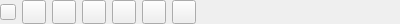
<?xml version="1.0" encoding="UTF-8"?>
<ui version="4.0">
 <class>GUI_PlaylistBottomBar</class>
 <widget class="QWidget" name="GUI_PlaylistBottomBar">
  <property name="geometry">
   <rect>
    <x>0</x>
    <y>0</y>
    <width>400</width>
    <height>24</height>
   </rect>
  </property>
  <layout class="QHBoxLayout" name="horizontalLayout">
   <property name="margin">
    <number>0</number>
   </property>
   <item>
    <widget class="MenuButton" name="btn_menu">
     <property name="minimumSize">
      <size>
       <width>16</width>
       <height>16</height>
      </size>
     </property>
     <property name="maximumSize">
      <size>
       <width>16</width>
       <height>16</height>
      </size>
     </property>
     <property name="text">
      <string/>
     </property>
    </widget>
   </item>
   <item>
    <widget class="QPushButton" name="btn_rep1">
     <property name="minimumSize">
      <size>
       <width>24</width>
       <height>24</height>
      </size>
     </property>
     <property name="maximumSize">
      <size>
       <width>24</width>
       <height>24</height>
      </size>
     </property>
     <property name="focusPolicy">
      <enum>Qt::NoFocus</enum>
     </property>
     <property name="toolTip">
      <string>Repeat 1</string>
     </property>
     <property name="text">
      <string/>
     </property>
     <property name="icon">
      <iconset resource="../../Resources/Icons.qrc">
       <normaloff>:/Icons/rep_1.svg.png</normaloff>
       <activeon>:/Icons/rep_1_active.svg.png</activeon>:/Icons/rep_1.svg.png</iconset>
     </property>
     <property name="iconSize">
      <size>
       <width>22</width>
       <height>22</height>
      </size>
     </property>
     <property name="shortcut">
      <string>Enter</string>
     </property>
     <property name="checkable">
      <bool>true</bool>
     </property>
    </widget>
   </item>
   <item>
    <widget class="QPushButton" name="btn_repAll">
     <property name="minimumSize">
      <size>
       <width>24</width>
       <height>24</height>
      </size>
     </property>
     <property name="maximumSize">
      <size>
       <width>24</width>
       <height>24</height>
      </size>
     </property>
     <property name="focusPolicy">
      <enum>Qt::NoFocus</enum>
     </property>
     <property name="toolTip">
      <string>Repeat All</string>
     </property>
     <property name="text">
      <string/>
     </property>
     <property name="icon">
      <iconset resource="../../Resources/Icons.qrc">
       <normaloff>:/Icons/rep_all.svg.png</normaloff>
       <activeon>:/Icons/rep_all_active.svg.png</activeon>:/Icons/rep_all.svg.png</iconset>
     </property>
     <property name="iconSize">
      <size>
       <width>22</width>
       <height>22</height>
      </size>
     </property>
     <property name="shortcut">
      <string>Enter</string>
     </property>
     <property name="checkable">
      <bool>true</bool>
     </property>
    </widget>
   </item>
   <item>
    <widget class="QPushButton" name="btn_shuffle">
     <property name="minimumSize">
      <size>
       <width>24</width>
       <height>24</height>
      </size>
     </property>
     <property name="maximumSize">
      <size>
       <width>24</width>
       <height>24</height>
      </size>
     </property>
     <property name="focusPolicy">
      <enum>Qt::NoFocus</enum>
     </property>
     <property name="toolTip">
      <string>Shuffle</string>
     </property>
     <property name="text">
      <string/>
     </property>
     <property name="icon">
      <iconset resource="../../Resources/Icons.qrc">
       <normaloff>:/Icons/shuffle.svg.png</normaloff>
       <activeon>:/Icons/shuffle_active.svg.png</activeon>:/Icons/shuffle.svg.png</iconset>
     </property>
     <property name="iconSize">
      <size>
       <width>22</width>
       <height>22</height>
      </size>
     </property>
     <property name="shortcut">
      <string>Enter</string>
     </property>
     <property name="checkable">
      <bool>true</bool>
     </property>
    </widget>
   </item>
   <item>
    <widget class="QPushButton" name="btn_dynamic">
     <property name="minimumSize">
      <size>
       <width>24</width>
       <height>24</height>
      </size>
     </property>
     <property name="maximumSize">
      <size>
       <width>24</width>
       <height>24</height>
      </size>
     </property>
     <property name="focusPolicy">
      <enum>Qt::NoFocus</enum>
     </property>
     <property name="toolTip">
      <string>Dynamic playing</string>
     </property>
     <property name="text">
      <string/>
     </property>
     <property name="icon">
      <iconset resource="../../Resources/Icons.qrc">
       <normaloff>:/Icons/dynamic.svg.png</normaloff>
       <activeon>:/Icons/dynamic_active.svg.png</activeon>:/Icons/dynamic.svg.png</iconset>
     </property>
     <property name="iconSize">
      <size>
       <width>22</width>
       <height>22</height>
      </size>
     </property>
     <property name="shortcut">
      <string>Enter</string>
     </property>
     <property name="checkable">
      <bool>true</bool>
     </property>
    </widget>
   </item>
   <item>
    <widget class="QPushButton" name="btn_append">
     <property name="minimumSize">
      <size>
       <width>24</width>
       <height>24</height>
      </size>
     </property>
     <property name="maximumSize">
      <size>
       <width>24</width>
       <height>24</height>
      </size>
     </property>
     <property name="focusPolicy">
      <enum>Qt::NoFocus</enum>
     </property>
     <property name="toolTip">
      <string>Append when adding new tracks</string>
     </property>
     <property name="text">
      <string/>
     </property>
     <property name="icon">
      <iconset resource="../../Resources/Icons.qrc">
       <normaloff>:/Icons/append.svg.png</normaloff>
       <activeon>:/Icons/append_active.svg.png</activeon>:/Icons/append.svg.png</iconset>
     </property>
     <property name="iconSize">
      <size>
       <width>22</width>
       <height>22</height>
      </size>
     </property>
     <property name="shortcut">
      <string>Enter</string>
     </property>
     <property name="checkable">
      <bool>true</bool>
     </property>
    </widget>
   </item>
   <item>
    <widget class="QPushButton" name="btn_gapless">
     <property name="minimumSize">
      <size>
       <width>24</width>
       <height>24</height>
      </size>
     </property>
     <property name="maximumSize">
      <size>
       <width>24</width>
       <height>24</height>
      </size>
     </property>
     <property name="focusPolicy">
      <enum>Qt::NoFocus</enum>
     </property>
     <property name="toolTip">
      <string>Gapless playback</string>
     </property>
     <property name="text">
      <string/>
     </property>
     <property name="icon">
      <iconset resource="../../Resources/Icons.qrc">
       <normaloff>:/Icons/gapless.svg.png</normaloff>
       <activeon>:/Icons/gapless_active.svg.png</activeon>:/Icons/gapless.svg.png</iconset>
     </property>
     <property name="iconSize">
      <size>
       <width>22</width>
       <height>22</height>
      </size>
     </property>
     <property name="shortcut">
      <string>Enter</string>
     </property>
     <property name="checkable">
      <bool>true</bool>
     </property>
    </widget>
   </item>
   <item>
    <spacer name="horizontalSpacer">
     <property name="orientation">
      <enum>Qt::Horizontal</enum>
     </property>
     <property name="sizeHint" stdset="0">
      <size>
       <width>40</width>
       <height>20</height>
      </size>
     </property>
    </spacer>
   </item>
   <item>
    <widget class="QPushButton" name="btn_shutdown">
     <property name="minimumSize">
      <size>
       <width>24</width>
       <height>24</height>
      </size>
     </property>
     <property name="maximumSize">
      <size>
       <width>24</width>
       <height>24</height>
      </size>
     </property>
     <property name="text">
      <string/>
     </property>
     <property name="icon">
      <iconset resource="../../Resources/Icons.qrc">
       <normaloff>:/Icons/power_on.svg.png</normaloff>:/Icons/power_on.svg.png</iconset>
     </property>
     <property name="iconSize">
      <size>
       <width>22</width>
       <height>22</height>
      </size>
     </property>
     <property name="checkable">
      <bool>true</bool>
     </property>
     <property name="flat">
      <bool>true</bool>
     </property>
    </widget>
   </item>
  </layout>
 </widget>
 <customwidgets>
  <customwidget>
   <class>MenuButton</class>
   <extends>QPushButton</extends>
   <header>GUI/Helper/MenuTool/MenuButton.h</header>
  </customwidget>
 </customwidgets>
 <resources>
  <include location="../../Resources/Icons.qrc"/>
 </resources>
 <connections/>
</ui>
